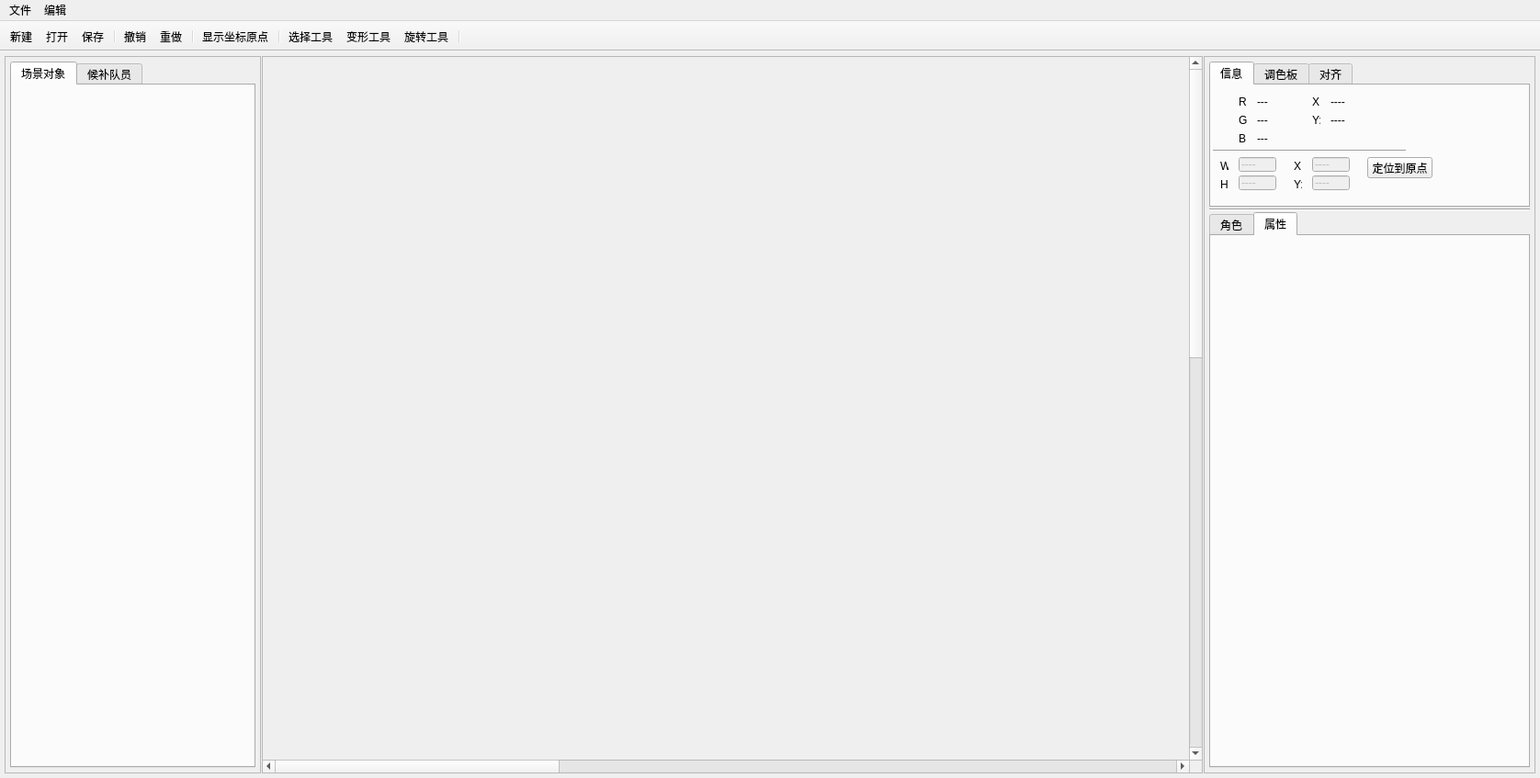
<?xml version="1.0" encoding="UTF-8"?>
<ui version="4.0">
 <class>EditorClass</class>
 <widget class="QMainWindow" name="EditorClass">
  <property name="geometry">
   <rect>
    <x>0</x>
    <y>0</y>
    <width>1676</width>
    <height>847</height>
   </rect>
  </property>
  <property name="cursor">
   <cursorShape>ArrowCursor</cursorShape>
  </property>
  <property name="acceptDrops">
   <bool>false</bool>
  </property>
  <property name="windowTitle">
   <string>UI Animation 2012 Professional</string>
  </property>
  <property name="windowIcon">
   <iconset>
    <normaloff>:/Fuck/iconApplation.png</normaloff>:/Fuck/iconApplation.png</iconset>
  </property>
  <property name="autoFillBackground">
   <bool>false</bool>
  </property>
  <widget class="QWidget" name="mainBoard">
   <layout class="QHBoxLayout" name="horizontalLayout">
    <item>
     <widget class="QFrame" name="frameLeft">
      <property name="minimumSize">
       <size>
        <width>261</width>
        <height>0</height>
       </size>
      </property>
      <property name="frameShape">
       <enum>QFrame::StyledPanel</enum>
      </property>
      <layout class="QVBoxLayout" name="verticalLayout_2">
       <item>
        <widget class="QTabWidget" name="tabWidget">
         <property name="currentIndex">
          <number>0</number>
         </property>
         <widget class="QWidget" name="tab">
          <attribute name="title">
           <string>场景对象</string>
          </attribute>
         </widget>
         <widget class="QWidget" name="tab_2">
          <attribute name="title">
           <string>候补队员</string>
          </attribute>
         </widget>
        </widget>
       </item>
      </layout>
     </widget>
    </item>
    <item>
     <widget class="QScrollArea" name="scrollAreaCanvas">
      <property name="minimumSize">
       <size>
        <width>1024</width>
        <height>768</height>
       </size>
      </property>
      <property name="maximumSize">
       <size>
        <width>1024</width>
        <height>900</height>
       </size>
      </property>
      <property name="widgetResizable">
       <bool>false</bool>
      </property>
      <widget class="UICanvas" name="widgetCanvas">
       <property name="geometry">
        <rect>
         <x>0</x>
         <y>0</y>
         <width>3200</width>
         <height>1800</height>
        </rect>
       </property>
      </widget>
     </widget>
    </item>
    <item>
     <widget class="QFrame" name="frameRight">
      <property name="minimumSize">
       <size>
        <width>361</width>
        <height>0</height>
       </size>
      </property>
      <property name="frameShape">
       <enum>QFrame::StyledPanel</enum>
      </property>
      <layout class="QVBoxLayout" name="verticalLayout_4">
       <item>
        <widget class="QTabWidget" name="RightPanelTopTab">
         <property name="maximumSize">
          <size>
           <width>16777215</width>
           <height>159</height>
          </size>
         </property>
         <property name="tabPosition">
          <enum>QTabWidget::North</enum>
         </property>
         <property name="tabShape">
          <enum>QTabWidget::Rounded</enum>
         </property>
         <property name="currentIndex">
          <number>0</number>
         </property>
         <property name="usesScrollButtons">
          <bool>false</bool>
         </property>
         <property name="tabsClosable">
          <bool>false</bool>
         </property>
         <property name="movable">
          <bool>true</bool>
         </property>
         <widget class="QWidget" name="tabInfo">
          <attribute name="title">
           <string>信息</string>
          </attribute>
          <widget class="Line" name="line">
           <property name="geometry">
            <rect>
             <x>2</x>
             <y>70</y>
             <width>210</width>
             <height>3</height>
            </rect>
           </property>
           <property name="orientation">
            <enum>Qt::Horizontal</enum>
           </property>
          </widget>
          <widget class="QLabel" name="label">
           <property name="geometry">
            <rect>
             <x>30</x>
             <y>10</y>
             <width>9</width>
             <height>16</height>
            </rect>
           </property>
           <property name="text">
            <string>R:</string>
           </property>
          </widget>
          <widget class="QLabel" name="label_2">
           <property name="geometry">
            <rect>
             <x>30</x>
             <y>30</y>
             <width>9</width>
             <height>16</height>
            </rect>
           </property>
           <property name="text">
            <string>G:</string>
           </property>
          </widget>
          <widget class="QLabel" name="label_3">
           <property name="geometry">
            <rect>
             <x>30</x>
             <y>50</y>
             <width>9</width>
             <height>16</height>
            </rect>
           </property>
           <property name="text">
            <string>B:</string>
           </property>
          </widget>
          <widget class="QLabel" name="labelInfoMouseR">
           <property name="geometry">
            <rect>
             <x>50</x>
             <y>10</y>
             <width>21</width>
             <height>16</height>
            </rect>
           </property>
           <property name="text">
            <string>---</string>
           </property>
          </widget>
          <widget class="QLabel" name="labelInfoMouseG">
           <property name="geometry">
            <rect>
             <x>50</x>
             <y>30</y>
             <width>21</width>
             <height>16</height>
            </rect>
           </property>
           <property name="text">
            <string>---</string>
           </property>
          </widget>
          <widget class="QLabel" name="labelInfoMouseB">
           <property name="geometry">
            <rect>
             <x>50</x>
             <y>50</y>
             <width>21</width>
             <height>16</height>
            </rect>
           </property>
           <property name="text">
            <string>---</string>
           </property>
          </widget>
          <widget class="QLabel" name="label_8">
           <property name="geometry">
            <rect>
             <x>110</x>
             <y>10</y>
             <width>9</width>
             <height>16</height>
            </rect>
           </property>
           <property name="text">
            <string>X:</string>
           </property>
          </widget>
          <widget class="QLabel" name="label_9">
           <property name="geometry">
            <rect>
             <x>110</x>
             <y>30</y>
             <width>9</width>
             <height>16</height>
            </rect>
           </property>
           <property name="text">
            <string>Y:</string>
           </property>
          </widget>
          <widget class="QLabel" name="labelInfoMouseX">
           <property name="geometry">
            <rect>
             <x>130</x>
             <y>10</y>
             <width>31</width>
             <height>16</height>
            </rect>
           </property>
           <property name="text">
            <string>----</string>
           </property>
          </widget>
          <widget class="QLabel" name="labelInfoMouseY">
           <property name="geometry">
            <rect>
             <x>130</x>
             <y>30</y>
             <width>31</width>
             <height>16</height>
            </rect>
           </property>
           <property name="text">
            <string>----</string>
           </property>
          </widget>
          <widget class="QLabel" name="label_11">
           <property name="geometry">
            <rect>
             <x>3</x>
             <y>10</y>
             <width>21</width>
             <height>16</height>
            </rect>
           </property>
           <property name="text">
            <string>&lt;!DOCTYPE HTML PUBLIC &quot;-//W3C//DTD HTML 4.0//EN&quot; &quot;http://www.w3.org/TR/REC-html40/strict.dtd&quot;&gt;
&lt;html&gt;&lt;head&gt;&lt;meta name=&quot;qrichtext&quot; content=&quot;1&quot; /&gt;&lt;style type=&quot;text/css&quot;&gt;
p, li { white-space: pre-wrap; }
&lt;/style&gt;&lt;/head&gt;&lt;body style=&quot; font-family:'宋体'; font-size:9pt; font-weight:400; font-style:normal;&quot;&gt;
&lt;p style=&quot; margin-top:0px; margin-bottom:0px; margin-left:0px; margin-right:0px; -qt-block-indent:0; text-indent:0px;&quot;&gt;&lt;img src=&quot;:/main/icon/iconPipetteS.png&quot; /&gt;&lt;/p&gt;&lt;/body&gt;&lt;/html&gt;</string>
           </property>
          </widget>
          <widget class="QLabel" name="label_12">
           <property name="geometry">
            <rect>
             <x>80</x>
             <y>10</y>
             <width>21</width>
             <height>16</height>
            </rect>
           </property>
           <property name="text">
            <string>&lt;!DOCTYPE HTML PUBLIC &quot;-//W3C//DTD HTML 4.0//EN&quot; &quot;http://www.w3.org/TR/REC-html40/strict.dtd&quot;&gt;
&lt;html&gt;&lt;head&gt;&lt;meta name=&quot;qrichtext&quot; content=&quot;1&quot; /&gt;&lt;style type=&quot;text/css&quot;&gt;
p, li { white-space: pre-wrap; }
&lt;/style&gt;&lt;/head&gt;&lt;body style=&quot; font-family:'宋体'; font-size:9pt; font-weight:400; font-style:normal;&quot;&gt;
&lt;p style=&quot; margin-top:0px; margin-bottom:0px; margin-left:0px; margin-right:0px; -qt-block-indent:0; text-indent:0px;&quot;&gt;&lt;img src=&quot;:/main/icon/iconMousePosition.png&quot; /&gt;&lt;/p&gt;&lt;/body&gt;&lt;/html&gt;</string>
           </property>
          </widget>
          <widget class="QLabel" name="label_4">
           <property name="geometry">
            <rect>
             <x>10</x>
             <y>80</y>
             <width>9</width>
             <height>16</height>
            </rect>
           </property>
           <property name="text">
            <string>W:</string>
           </property>
          </widget>
          <widget class="QLabel" name="label_5">
           <property name="geometry">
            <rect>
             <x>10</x>
             <y>100</y>
             <width>9</width>
             <height>16</height>
            </rect>
           </property>
           <property name="text">
            <string>H:</string>
           </property>
          </widget>
          <widget class="QLabel" name="label_10">
           <property name="geometry">
            <rect>
             <x>90</x>
             <y>80</y>
             <width>9</width>
             <height>16</height>
            </rect>
           </property>
           <property name="text">
            <string>X:</string>
           </property>
          </widget>
          <widget class="QLabel" name="label_13">
           <property name="geometry">
            <rect>
             <x>90</x>
             <y>100</y>
             <width>9</width>
             <height>16</height>
            </rect>
           </property>
           <property name="text">
            <string>Y:</string>
           </property>
          </widget>
          <widget class="QLineEdit" name="lineEditInfoWidth">
           <property name="enabled">
            <bool>false</bool>
           </property>
           <property name="geometry">
            <rect>
             <x>30</x>
             <y>78</y>
             <width>41</width>
             <height>16</height>
            </rect>
           </property>
           <property name="text">
            <string>----</string>
           </property>
          </widget>
          <widget class="QLineEdit" name="lineEditInfoHeight">
           <property name="enabled">
            <bool>false</bool>
           </property>
           <property name="geometry">
            <rect>
             <x>30</x>
             <y>98</y>
             <width>41</width>
             <height>16</height>
            </rect>
           </property>
           <property name="text">
            <string>----</string>
           </property>
          </widget>
          <widget class="QLineEdit" name="lineEditInfoPositionY">
           <property name="enabled">
            <bool>false</bool>
           </property>
           <property name="geometry">
            <rect>
             <x>110</x>
             <y>98</y>
             <width>41</width>
             <height>16</height>
            </rect>
           </property>
           <property name="text">
            <string>----</string>
           </property>
          </widget>
          <widget class="QLineEdit" name="lineEditInfoPositionX">
           <property name="enabled">
            <bool>false</bool>
           </property>
           <property name="geometry">
            <rect>
             <x>110</x>
             <y>78</y>
             <width>41</width>
             <height>16</height>
            </rect>
           </property>
           <property name="text">
            <string>----</string>
           </property>
          </widget>
          <widget class="QPushButton" name="pushButtonInfoToOriginal">
           <property name="geometry">
            <rect>
             <x>170</x>
             <y>78</y>
             <width>71</width>
             <height>23</height>
            </rect>
           </property>
           <property name="text">
            <string>定位到原点</string>
           </property>
          </widget>
         </widget>
         <widget class="QWidget" name="tabColorPick">
          <attribute name="title">
           <string>调色板</string>
          </attribute>
         </widget>
         <widget class="QWidget" name="tabLayout">
          <attribute name="title">
           <string>对齐</string>
          </attribute>
         </widget>
        </widget>
       </item>
       <item>
        <widget class="Line" name="lineRightPanel">
         <property name="orientation">
          <enum>Qt::Horizontal</enum>
         </property>
        </widget>
       </item>
       <item>
        <widget class="QTabWidget" name="RightPanelBottomTab">
         <property name="focusPolicy">
          <enum>Qt::StrongFocus</enum>
         </property>
         <property name="acceptDrops">
          <bool>false</bool>
         </property>
         <property name="currentIndex">
          <number>1</number>
         </property>
         <property name="elideMode">
          <enum>Qt::ElideNone</enum>
         </property>
         <property name="movable">
          <bool>true</bool>
         </property>
         <widget class="QWidget" name="tabResource">
          <attribute name="title">
           <string>角色</string>
          </attribute>
          <layout class="QVBoxLayout" name="verticalLayout">
           <item>
            <widget class="QWidget" name="widgetActorPreview" native="true">
             <property name="minimumSize">
              <size>
               <width>0</width>
               <height>110</height>
              </size>
             </property>
            </widget>
           </item>
           <item>
            <widget class="QWidget" name="widget_2" native="true">
             <property name="minimumSize">
              <size>
               <width>0</width>
               <height>10</height>
              </size>
             </property>
             <layout class="QHBoxLayout" name="horizontalLayout_2">
              <item>
               <widget class="QComboBox" name="comboBoxActorFilter">
                <property name="editable">
                 <bool>true</bool>
                </property>
               </widget>
              </item>
              <item>
               <widget class="QLabel" name="label_6">
                <property name="maximumSize">
                 <size>
                  <width>32</width>
                  <height>32</height>
                 </size>
                </property>
                <property name="text">
                 <string>&lt;!DOCTYPE HTML PUBLIC &quot;-//W3C//DTD HTML 4.0//EN&quot; &quot;http://www.w3.org/TR/REC-html40/strict.dtd&quot;&gt;
&lt;html&gt;&lt;head&gt;&lt;meta name=&quot;qrichtext&quot; content=&quot;1&quot; /&gt;&lt;style type=&quot;text/css&quot;&gt;
p, li { white-space: pre-wrap; }
&lt;/style&gt;&lt;/head&gt;&lt;body style=&quot; font-family:'宋体'; font-size:9pt; font-weight:400; font-style:normal;&quot;&gt;
&lt;p style=&quot; margin-top:0px; margin-bottom:0px; margin-left:0px; margin-right:0px; -qt-block-indent:0; text-indent:0px;&quot;&gt;&lt;img src=&quot;:/main/icon/iconFind.png&quot; /&gt;&lt;/p&gt;&lt;/body&gt;&lt;/html&gt;</string>
                </property>
               </widget>
              </item>
             </layout>
             <zorder>label_6</zorder>
             <zorder>comboBoxActorFilter</zorder>
            </widget>
           </item>
           <item>
            <widget class="QTreeWidget" name="treeWidgetResource">
             <property name="acceptDrops">
              <bool>true</bool>
             </property>
             <property name="dragEnabled">
              <bool>true</bool>
             </property>
             <property name="columnCount">
              <number>2</number>
             </property>
             <attribute name="headerVisible">
              <bool>false</bool>
             </attribute>
             <attribute name="headerDefaultSectionSize">
              <number>135</number>
             </attribute>
             <column>
              <property name="text">
               <string notr="true">1</string>
              </property>
             </column>
             <column>
              <property name="text">
               <string notr="true">2</string>
              </property>
             </column>
            </widget>
           </item>
          </layout>
         </widget>
         <widget class="QWidget" name="tabProperty">
          <property name="focusPolicy">
           <enum>Qt::StrongFocus</enum>
          </property>
          <attribute name="title">
           <string>属性</string>
          </attribute>
          <layout class="QVBoxLayout" name="verticalLayout_3">
           <item>
            <widget class="QtTreePropertyBrowser" name="treePropertyBrowser" native="true">
             <property name="focusPolicy">
              <enum>Qt::StrongFocus</enum>
             </property>
            </widget>
           </item>
          </layout>
         </widget>
        </widget>
       </item>
      </layout>
     </widget>
    </item>
   </layout>
  </widget>
  <widget class="QMenuBar" name="menuBar">
   <property name="geometry">
    <rect>
     <x>0</x>
     <y>0</y>
     <width>1676</width>
     <height>19</height>
    </rect>
   </property>
   <widget class="QMenu" name="menuFile">
    <property name="title">
     <string>文件</string>
    </property>
    <addaction name="actionFileNew"/>
    <addaction name="actionFileOpen"/>
    <addaction name="actionFileSave"/>
    <addaction name="separator"/>
   </widget>
   <widget class="QMenu" name="menuEdit">
    <property name="title">
     <string>编辑</string>
    </property>
    <addaction name="actionUndo"/>
    <addaction name="actionReDo"/>
    <addaction name="separator"/>
   </widget>
   <addaction name="menuFile"/>
   <addaction name="menuEdit"/>
  </widget>
  <widget class="QToolBar" name="toolBarTop">
   <property name="windowTitle">
    <string>toolBar</string>
   </property>
   <property name="movable">
    <bool>false</bool>
   </property>
   <property name="iconSize">
    <size>
     <width>32</width>
     <height>32</height>
    </size>
   </property>
   <attribute name="toolBarArea">
    <enum>TopToolBarArea</enum>
   </attribute>
   <attribute name="toolBarBreak">
    <bool>false</bool>
   </attribute>
   <addaction name="actionFileNew"/>
   <addaction name="actionFileOpen"/>
   <addaction name="actionFileSave"/>
   <addaction name="separator"/>
   <addaction name="actionUndo"/>
   <addaction name="actionReDo"/>
   <addaction name="separator"/>
   <addaction name="actionShowCoordinateOrignal"/>
   <addaction name="separator"/>
   <addaction name="actionSelect"/>
   <addaction name="actionScale"/>
   <addaction name="actionRotate"/>
   <addaction name="separator"/>
  </widget>
  <action name="actionFileNew">
   <property name="icon">
    <iconset resource="main.qrc">
     <normaloff>:/main/icon/iconFileNew.png</normaloff>:/main/icon/iconFileNew.png</iconset>
   </property>
   <property name="text">
    <string>新建</string>
   </property>
   <property name="toolTip">
    <string>新建文件</string>
   </property>
   <property name="shortcut">
    <string>Ctrl+N</string>
   </property>
  </action>
  <action name="actionFileOpen">
   <property name="icon">
    <iconset resource="main.qrc">
     <normaloff>:/main/icon/iconFileOpen.png</normaloff>:/main/icon/iconFileOpen.png</iconset>
   </property>
   <property name="text">
    <string>打开</string>
   </property>
   <property name="toolTip">
    <string>打开文件</string>
   </property>
   <property name="shortcut">
    <string>Ctrl+O</string>
   </property>
  </action>
  <action name="actionFileSave">
   <property name="icon">
    <iconset resource="main.qrc">
     <normaloff>:/main/icon/incoFileSave.png</normaloff>:/main/icon/incoFileSave.png</iconset>
   </property>
   <property name="text">
    <string>保存</string>
   </property>
   <property name="toolTip">
    <string>保存文件</string>
   </property>
   <property name="shortcut">
    <string>Ctrl+S</string>
   </property>
  </action>
  <action name="actionUndo">
   <property name="icon">
    <iconset resource="main.qrc">
     <normaloff>:/main/icon/iconUnDo.png</normaloff>:/main/icon/iconUnDo.png</iconset>
   </property>
   <property name="text">
    <string>撤销</string>
   </property>
   <property name="shortcut">
    <string>Ctrl+Z</string>
   </property>
  </action>
  <action name="actionReDo">
   <property name="icon">
    <iconset resource="main.qrc">
     <normaloff>:/main/icon/iconReDo.png</normaloff>:/main/icon/iconReDo.png</iconset>
   </property>
   <property name="text">
    <string>重做</string>
   </property>
   <property name="shortcut">
    <string>Ctrl+Shift+Z</string>
   </property>
  </action>
  <action name="actionSelect">
   <property name="checkable">
    <bool>true</bool>
   </property>
   <property name="icon">
    <iconset resource="main.qrc">
     <normaloff>:/main/icon/iconArrow.png</normaloff>:/main/icon/iconArrow.png</iconset>
   </property>
   <property name="text">
    <string>选择工具</string>
   </property>
   <property name="toolTip">
    <string>选择工具</string>
   </property>
  </action>
  <action name="actionControlPreviousFrame">
   <property name="icon">
    <iconset resource="main.qrc">
     <normaloff>:/main/icon/iconControlPrevious.png</normaloff>:/main/icon/iconControlPrevious.png</iconset>
   </property>
   <property name="text">
    <string>后退一帧</string>
   </property>
   <property name="shortcut">
    <string>,</string>
   </property>
  </action>
  <action name="actionControlNextFrame">
   <property name="icon">
    <iconset resource="main.qrc">
     <normaloff>:/main/icon/iconControlNextFrame.png</normaloff>:/main/icon/iconControlNextFrame.png</iconset>
   </property>
   <property name="text">
    <string>前进一帧</string>
   </property>
   <property name="shortcut">
    <string>.</string>
   </property>
  </action>
  <action name="actionControlPlayOrPuase">
   <property name="icon">
    <iconset resource="main.qrc">
     <normaloff>:/main/icon/iconControlStart.png</normaloff>
     <normalon>:/Fuck/iconControlPrevious.png</normalon>:/main/icon/iconControlStart.png</iconset>
   </property>
   <property name="text">
    <string>播放</string>
   </property>
   <property name="toolTip">
    <string>播放</string>
   </property>
   <property name="shortcut">
    <string>Ctrl+Return</string>
   </property>
  </action>
  <action name="actionTestWhat">
   <property name="icon">
    <iconset resource="main.qrc">
     <normaloff>:/main/icon/iconQuestion.png</normaloff>:/main/icon/iconQuestion.png</iconset>
   </property>
   <property name="text">
    <string>TestWhat</string>
   </property>
  </action>
  <action name="actionMovieCutting">
   <property name="icon">
    <iconset resource="main.qrc">
     <normaloff>:/main/icon/iconComponentMovieCutting.png</normaloff>:/main/icon/iconComponentMovieCutting.png</iconset>
   </property>
   <property name="text">
    <string>影片剪辑</string>
   </property>
  </action>
  <action name="actionScale">
   <property name="checkable">
    <bool>true</bool>
   </property>
   <property name="icon">
    <iconset resource="main.qrc">
     <normaloff>:/main/icon/iconAdjustSize.png</normaloff>:/main/icon/iconAdjustSize.png</iconset>
   </property>
   <property name="text">
    <string>缩放工具</string>
   </property>
   <property name="iconText">
    <string>变形工具</string>
   </property>
   <property name="toolTip">
    <string>缩放工具</string>
   </property>
  </action>
  <action name="actionRotate">
   <property name="icon">
    <iconset resource="main.qrc">
     <normaloff>:/main/icon/iconRotate.png</normaloff>:/main/icon/iconRotate.png</iconset>
   </property>
   <property name="text">
    <string>旋转工具</string>
   </property>
   <property name="toolTip">
    <string>旋转工具</string>
   </property>
  </action>
  <action name="actionShowCoordinateOrignal">
   <property name="checkable">
    <bool>true</bool>
   </property>
   <property name="icon">
    <iconset resource="main.qrc">
     <normaloff>:/main/icon/iconMousePosition.png</normaloff>:/main/icon/iconMousePosition.png</iconset>
   </property>
   <property name="text">
    <string>显示坐标原点</string>
   </property>
   <property name="toolTip">
    <string>显示坐标原点</string>
   </property>
  </action>
  <action name="actionLeftToolbarPipette">
   <property name="checkable">
    <bool>true</bool>
   </property>
   <property name="icon">
    <iconset resource="main.qrc">
     <normaloff>:/main/icon/iconPipette.png</normaloff>:/main/icon/iconPipette.png</iconset>
   </property>
   <property name="text">
    <string>吸管工具</string>
   </property>
   <property name="toolTip">
    <string>吸管工具</string>
   </property>
  </action>
 </widget>
 <layoutdefault spacing="1" margin="5"/>
 <customwidgets>
  <customwidget>
   <class>UICanvas</class>
   <extends>QWidget</extends>
   <header>uicanvas.h</header>
   <container>1</container>
  </customwidget>
  <customwidget>
   <class>QtTreePropertyBrowser</class>
   <extends>QWidget</extends>
   <header>qttreepropertybrowser.h</header>
   <container>1</container>
  </customwidget>
 </customwidgets>
 <resources>
  <include location="main.qrc"/>
 </resources>
 <connections/>
</ui>
